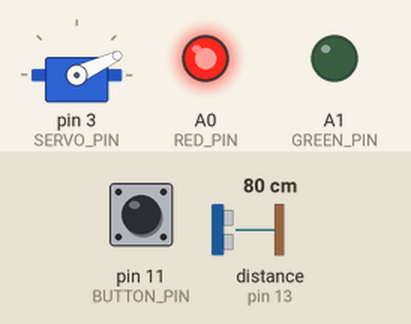
The sketch below on a simulated Arduino Uno, built with avr-gcc and run on an emulated ATmega328P. On the bench: servo, output pins drawn as LEDs (lit = HIGH). Inputs (shaded band) come from the test bench; at power-on: pin 11 (BUTTON_PIN) HIGH, distance to the obstacle (sensor on pin 13) 80 cm. The echo pulse lasts 58.3 µs per cm.

Above: at 2.2 s.
2.3 s: pin 11 (BUTTON_PIN) pulled LOW for 0.15 s
At 3.8 s:
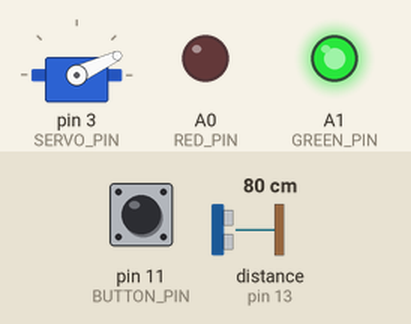
5.4 s: pin 11 (BUTTON_PIN) pulled LOW for 1 s
9.4 s: pin 11 (BUTTON_PIN) pulled LOW for 3.2 s
At 15.9 s:
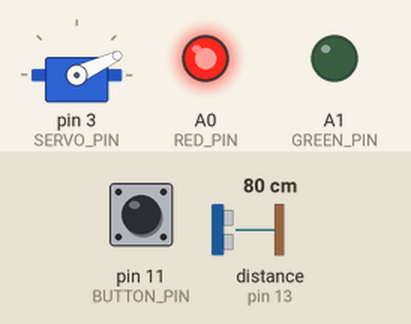
Timing chart, 0 to 17.4 s (numbered marks = the images above; inputs shaded):
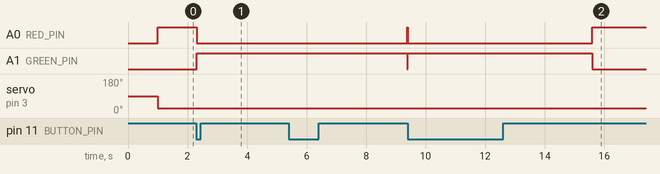

Measured:
- after the input at 2.3 s, A0 (RED_PIN): HIGH → LOW at once; A1 (GREEN_PIN): LOW → HIGH at once
- after the input at 5.4 s, A0 (RED_PIN): LOW → HIGH after 4.0 s instead of 0.03 s; A1 (GREEN_PIN): HIGH → LOW after 4.0 s instead of 0.03 s
- after the input at 9.4 s, A0 (RED_PIN): HIGH → LOW at once, → HIGH 6.2 s later; A1 (GREEN_PIN): LOW → HIGH at once, → LOW 6.2 s later

The sketch:

Servo_Sensor.ino
```cpp
/*Ali Karim 4/3/2025
This program uses an ultrasonic sensor to move a servo
The servo is only triggered by the sensor when the green LED is active
Activate the green LED with the button
A timer will play where the servo can now be triggered via ultrasonic
When the timer is over, the red LED will be on again, and the green LED turns off

Analogy: A car parking payment system. A customer needs to pay (activate button) and then
the system senses the driver's vehicle (ultrasonic sensor) and raises a gate (servo motor).
*/


#include "SR04.h"
#include <Servo.h>
const int TRIG_PIN = 13;
const int ECHO_PIN = 12;
const int SERVO_PIN = 3;
const int BUTTON_PIN = 11;
const int RED_PIN = A0;
const int GREEN_PIN = A1;

const int CLOSE_ANGLE = 25;
const int OPEN_ANGLE = 115;

SR04 sr04 = SR04(ECHO_PIN,TRIG_PIN); //define ultrasonic sensor
long distance;

Servo myservo;

void setup() {

  pinMode(BUTTON_PIN, INPUT_PULLUP);

  pinMode(RED_PIN, OUTPUT);
  pinMode(GREEN_PIN, OUTPUT);

  myservo.attach(SERVO_PIN);  // attaches the servo on pin 3 to the servo object

   Serial.begin(9600);
   delay(1000);


   digitalWrite(RED_PIN, HIGH); //red pin is initially on


  myservo.write(CLOSE_ANGLE);
}

unsigned long time = 0;
bool ledState = false;
bool objectDetected = false;
void loop() {

  //when the timer ends:
  if (ledState && millis() - time >= 3000) {
    digitalWrite(GREEN_PIN, LOW);
    digitalWrite(RED_PIN, HIGH);
    ledState = false;
  }


  if(digitalRead(BUTTON_PIN) == LOW){
    //button is pressed, put green
    digitalWrite(GREEN_PIN, HIGH);
    digitalWrite(RED_PIN, LOW);
    time = millis();
    ledState = true;

  }

  //Detect object with ultrasonic sensor
  distance=sr04.Distance();
  if(distance <= 20){ //obj is <20cm away
    objectDetected = true;
  }
  else{//obj is far
    objectDetected = false;
  }


  //Move servo
  if(digitalRead(GREEN_PIN) == HIGH && objectDetected){

    myservo.write(OPEN_ANGLE);      // "open" servo
    delay(2000);  //servo stays "open" for 2 seconds
  }
  else{
    myservo.write(CLOSE_ANGLE); // "close" servo
  }


}
```
